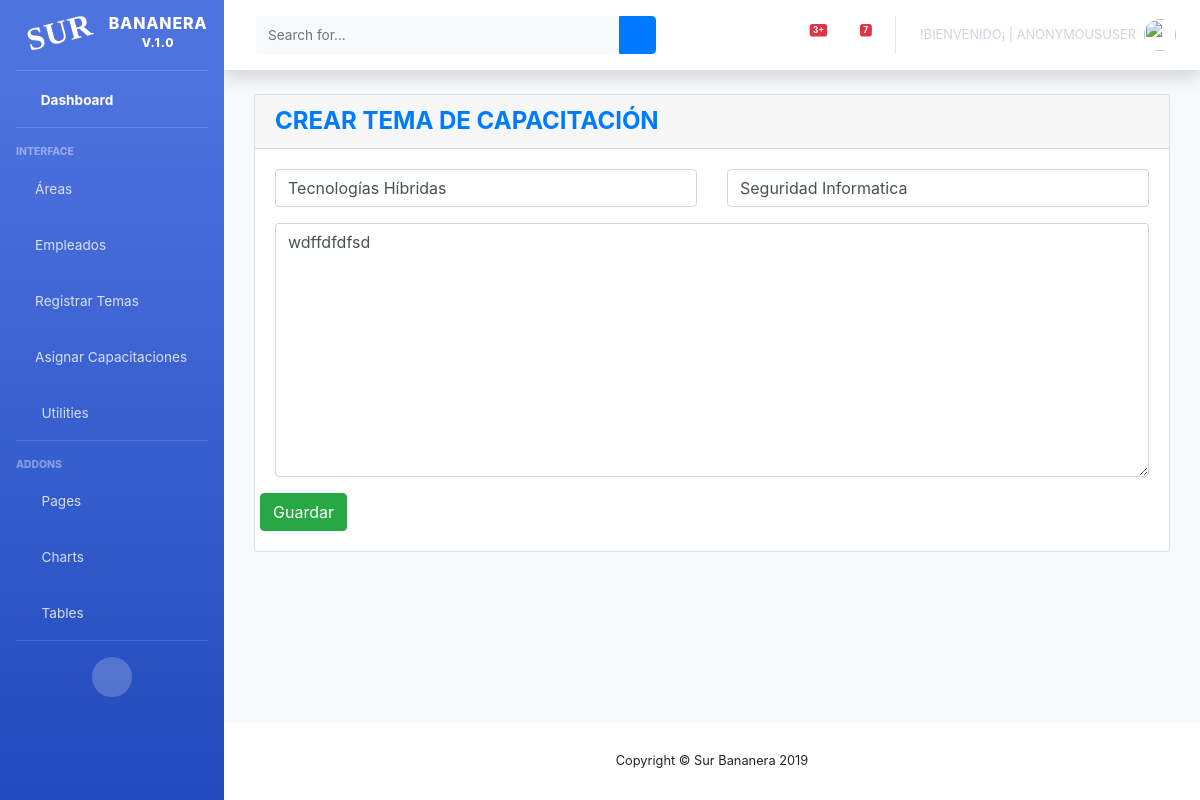
Screenshot of /bananera/editarCapacitaciones/1 with the database file from the repository.
### surBananas/models.py (models this page shows, shortened)
class programasCapacitacion(models.Model):
    temaCapacitacion = models.TextField(max_length=50, blank=True, null=True)
    descripcionCapacitacion = models.TextField(max_length=100, blank=True, null=True)
    tipoCapacitacion = models.TextField(max_length=50, blank=True, null=True)
    status = models.BooleanField('Estado', default=True)
    created_at = models.DateTimeField(auto_now_add=True)

### surBananas/views.py (the view)
# urls.py: path('editarCapacitaciones/<int:pk>', views.ActualizarCapacitaciones.as_view(), name = 'editarCapacitaciones'),
class ActualizarCapacitaciones(UpdateView):
    model = programasCapacitacion
    template_name = 'crearCapacitacion.html'
    form_class = ProgramasCapacitacion
    success_url = reverse_lazy('listaCapacitaciones')

### surBananas/formProgramas.py
class ProgramasCapacitacion(forms.ModelForm):
    class Meta:
        model = programasCapacitacion
        fields = ['temaCapacitacion', 'descripcionCapacitacion', 'tipoCapacitacion']
        labels = {'class': 'bmd-label-floating',
                  'temaCapactacion': '',
                  'descripcionCapacitacion': '',
                  'tipoCapacitacion': ''}
        widgets = {
            'temaCapacitacion': forms.TextInput(
                attrs={
                    'class': 'form-control',
                    'placeholder': 'Nombre del Tema',
                }
            ),
            'descripcionCapacitacion': forms.Textarea(
                attrs={
                    'class': 'form-control',
                    'placeholder': 'Descripción del Tema',
                }
            ),
            'tipoCapacitacion': forms.TextInput(
                attrs={
                    'class': 'form-control',
                    'placeholder': 'Tipo de Tema',
                }
            ),
        }

### surBananas/templates/crearCapacitacion.html (shortened to what this page needs)
{% extends 'indexAdmin.html' %}
{% block contenido %}
    <div class="content">
        <div class="container-fluid">
            <div class="row">
                <div class="col-md-12">
                    <div class="card">
                        <div class="card-header card-header-warning">
                            <h4 class="card-title m-0 font-weight-bold text-primary">CREAR TEMA DE CAPACITACIÓN</h4>
                        </div>
                        <div class="card-body">
                            <form method="post" enctype="multipart/form-data">
                                <div class="row">
                                    {% if error %}
                                        <h1>{{ error }}</h1>
                                    {% else %}
                                        <div class="col-md-6">
                                            <div class="form-group">
                                                {{ form.temaCapacitacion }}
                                            </div>
                                        </div>
                                         <div class="col-md-6">
                                            <div class="form-group">
                                                {{ form.tipoCapacitacion }}
                                            </div>
                                        </div>
                                        <div class="col-md-12">
                                            <div class="form-group">
                                                {{ form.descripcionCapacitacion }}
                                            </div>
                                        </div>
                                        <button type="submit" class="btn btn-success pull-right">Guardar</button>
                                    {% endif %}
                                </div>
                            </form>
                        </div>
                    </div>
                </div>
            </div>
        </div>
    </div>
{%endblock contenido %}

### rows the page displays
programasCapacitacion: temaCapacitacion "Tecnologías Híbridas", tipoCapacitacion "Seguridad Informatica", descripcionCapacitacion "wdffdfdfsd"

### other values shown
{{ user }} "ANONYMOUSUSER"
